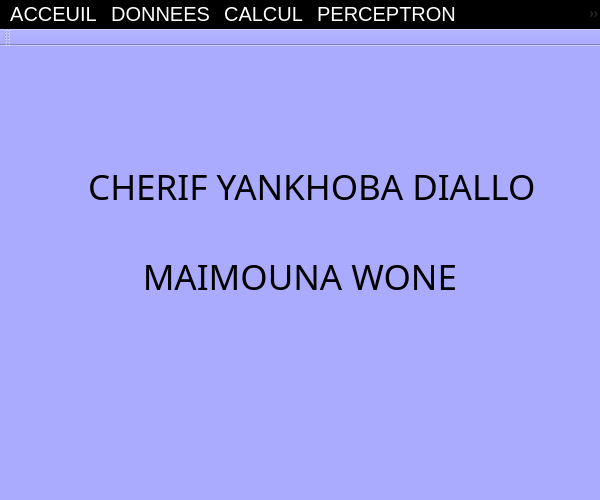
<?xml version="1.0" encoding="UTF-8"?>
<ui version="4.0">
 <class>MainWindow</class>
 <widget class="QMainWindow" name="MainWindow">
  <property name="geometry">
   <rect>
    <x>0</x>
    <y>0</y>
    <width>600</width>
    <height>500</height>
   </rect>
  </property>
  <property name="font">
   <font>
    <pointsize>2</pointsize>
   </font>
  </property>
  <property name="windowTitle">
   <string>MainWindow</string>
  </property>
  <property name="styleSheet">
   <string notr="true">background-color: rgb(170, 170, 255);</string>
  </property>
  <widget class="QWidget" name="centralWidget">
   <widget class="QLabel" name="label">
    <property name="geometry">
     <rect>
      <x>70</x>
      <y>80</y>
      <width>481</width>
      <height>121</height>
     </rect>
    </property>
    <property name="font">
     <font>
      <family>Candy Buzz BTN</family>
      <pointsize>26</pointsize>
     </font>
    </property>
    <property name="styleSheet">
     <string notr="true">background-color: rgb(170, 170, 255);</string>
    </property>
    <property name="text">
     <string>  CHERIF YANKHOBA DIALLO</string>
    </property>
   </widget>
   <widget class="QLabel" name="label_2">
    <property name="geometry">
     <rect>
      <x>70</x>
      <y>170</y>
      <width>391</width>
      <height>121</height>
     </rect>
    </property>
    <property name="font">
     <font>
      <family>Candy Buzz BTN</family>
      <pointsize>26</pointsize>
     </font>
    </property>
    <property name="styleSheet">
     <string notr="true">border-bottom-color: rgb(0, 0, 0);</string>
    </property>
    <property name="text">
     <string>        MAIMOUNA WONE</string>
    </property>
   </widget>
  </widget>
  <widget class="QMenuBar" name="menuBar">
   <property name="geometry">
    <rect>
     <x>0</x>
     <y>0</y>
     <width>600</width>
     <height>34</height>
    </rect>
   </property>
   <property name="font">
    <font>
     <pointsize>15</pointsize>
    </font>
   </property>
   <property name="autoFillBackground">
    <bool>false</bool>
   </property>
   <property name="styleSheet">
    <string notr="true">background-color: rgb(0, 0, 0);
color: rgb(255, 255, 255);</string>
   </property>
   <widget class="QMenu" name="menuACCEUIL">
    <property name="title">
     <string>ACCEUIL</string>
    </property>
    <addaction name="actionCHARGER_FICHIER"/>
    <addaction name="actionVIDER"/>
    <addaction name="actionQUIT"/>
   </widget>
   <widget class="QMenu" name="menuDONNEES">
    <property name="title">
     <string>DONNEES</string>
    </property>
    <addaction name="actionMES_ENTREES"/>
   </widget>
   <widget class="QMenu" name="menuCALCUL">
    <property name="title">
     <string>CALCUL</string>
    </property>
    <addaction name="actionVOIR"/>
   </widget>
   <widget class="QMenu" name="menuPERCEPTRON">
    <property name="title">
     <string>PERCEPTRON</string>
    </property>
    <addaction name="actionVOIR_2"/>
   </widget>
   <widget class="QMenu" name="menuVERIFIONS">
    <property name="title">
     <string>VERIFICATION</string>
    </property>
    <addaction name="action"/>
   </widget>
   <addaction name="menuACCEUIL"/>
   <addaction name="menuDONNEES"/>
   <addaction name="menuCALCUL"/>
   <addaction name="menuPERCEPTRON"/>
   <addaction name="menuVERIFIONS"/>
  </widget>
  <widget class="QToolBar" name="mainToolBar">
   <attribute name="toolBarArea">
    <enum>TopToolBarArea</enum>
   </attribute>
   <attribute name="toolBarBreak">
    <bool>false</bool>
   </attribute>
  </widget>
  <widget class="QStatusBar" name="statusBar"/>
  <action name="actionCHARGER_FICHIER">
   <property name="text">
    <string>CHARGER FICHIER</string>
   </property>
  </action>
  <action name="actionQUIT">
   <property name="text">
    <string>QUIT</string>
   </property>
  </action>
  <action name="actionMES_ENTREES">
   <property name="text">
    <string>MES ENTREES</string>
   </property>
  </action>
  <action name="actionVIDER">
   <property name="text">
    <string> VIDER CHARGEMENT</string>
   </property>
  </action>
  <action name="actionVOIR">
   <property name="text">
    <string>VOIR</string>
   </property>
  </action>
  <action name="actionVOIR_2">
   <property name="text">
    <string>VOIR</string>
   </property>
  </action>
  <action name="action">
   <property name="text">
    <string>Verifions</string>
   </property>
  </action>
 </widget>
 <layoutdefault spacing="6" margin="11"/>
 <resources/>
 <connections/>
</ui>
